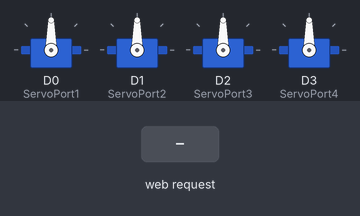
A sketch run on a simulated ESP8266 (NodeMCU). Parts: 4 × servo. The inputs (shaded band) are chosen by the test bench. What the sketch prints to the serial monitor is not drawn.

Above: at 1.7 s.
1.8 s: HTTP request GET /setPOS received
At 2.5 s:
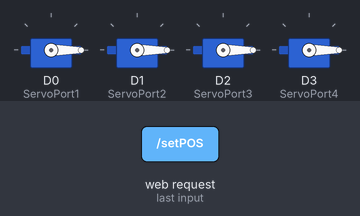
3.3 s: HTTP request GET /setPOS?servoPOS1=120 received
At 3.6 s:
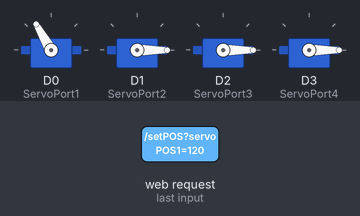
4.8 s: HTTP request GET /setPOS?servoPOS2=120 received
At 5.9 s:
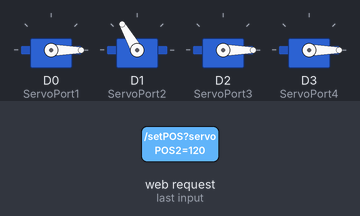
6.3 s: HTTP request GET /setPOS?servoPOS3=120 received
At 7.1 s:
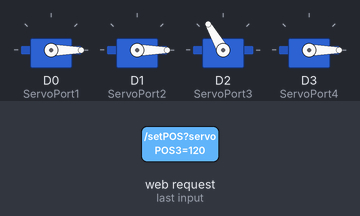
7.8 s: HTTP request GET /setPOS?servoPOS1=120&servoPOS2=120&servoPOS3=120 received
At 8.2 s:
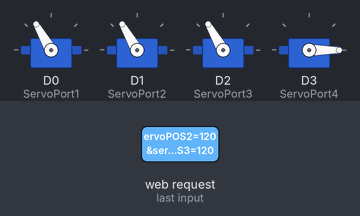
9.3 s: HTTP request GET /setPOS?servoPOS1=0 received
At 10.6 s:
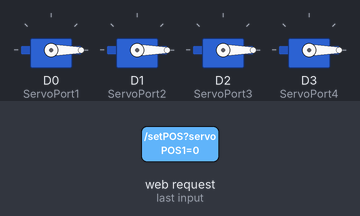
Timing chart, 0 to 11.8 s (numbered marks = the images above; inputs shaded):
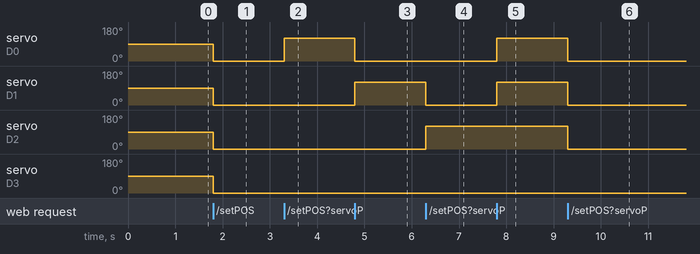

The sketch:

nodeMCUAP.ino
```cpp
#include <ESP8266WiFi.h>
#include <WiFiClient.h>
#include <ESP8266WebServer.h>
#include <Servo.h>

#include "WebHtml.h";

#define ServoPort1 D0
#define ServoPort2 D1
#define ServoPort3 D2
#define ServoPort4 D3

const char* ssid = "";
const char* password = "";

Servo myservo1, myservo2, myservo3, myservo4;
ESP8266WebServer server(80);

void handleRoot() {
 String s = MAIN_page; //Ler o conteudo HTML
 //server.send(200, "text/html", s); //Envia pagina da web

  server.send(200, "text/html", MAIN_page); //--> Envia pagina da web
}

void handleServo(){
  String POS1 = server.arg("servoPOS1");
  int pos1 = POS1.toInt();
  myservo1.write(pos1);

  String POS2 = server.arg("servoPOS2");
  int pos2 = POS2.toInt();
  myservo2.write(pos2);

  String POS3 = server.arg("servoPOS3");
  int pos3 = POS3.toInt();
  myservo3.write(pos3);

  String POS4 = server.arg("servoPOS4");
  int pos4 = POS4.toInt();
  myservo4.write(pos4);

  delay(15);
  server.send(200, "text/plane","");
}

void setup() {
  Serial.begin(115200);
  delay(500);

  myservo1.attach(ServoPort1);
  myservo2.attach(ServoPort2);
  myservo3.attach(ServoPort3);
  myservo4.attach(ServoPort4);

  WiFi.softAP(ssid, password);

  IPAddress apip = WiFi.softAPIP();
  Serial.print("Conecte seu laptop / celular wifi a este ponto de acesso NodeMCU : "); // cole o IP do esp para inciar a comunicação
  Serial.println(ssid);
  Serial.print("Entre com esse IP : ");
  Serial.print(apip);
  Serial.println(" No seu browser.");

  server.on("/",handleRoot);
  server.on("/setPOS",handleServo);
  server.begin();
  Serial.println("HTTP server iniciado");
}

void loop() {
 server.handleClient();
}
```

WebHtml.h
```cpp
const char MAIN_page[] PROGMEM = R"=====(
<!DOCTYPE html>
<html>
  <head>
    <meta name="viewport" content="width=device-width, initial-scale=1">
    <style>

h1 {
  font-family: arial;
  font-size: 20px;
  text-align: center;
  background: #ccc;
  display: inline-block;
  padding: 7px;
}
body {
  margin: 0;
  padding: 0;
  text-align: center;
  color: #222;
}
label {
  display: block;
  margin-top: 20px;
}
input {
  width: 50%;
}


    </style>
  </head>
  <body>

    <h1>IoT Arm - Belinski</h1>
    <br><br>
    <div class="container">
    <div class="leftside wfxc">
      <div class="slidecontainer">
        <label>Rotacao</label>
        <input type="range" min="0" max="180" value="90" id="myRange">
      </div>

      <div class="slidecontainer">
        <label>Garra</label>
        <input type="range" min="0" max="180" value="90" id="myRange1">
      </div>
    </div>
    <div class="rightside wfxc">
      <div class="slidecontainer">
      <label>Cima - Baixo</label>
        <input type="range" min="0" max="90" value="90" id="myRange2"/>
      </div>

      <div class="slidecontainer">
      <label>Frente - volta</label>
        <input type="range" min="0" max="60" value="90" id="myRange3"/>
      </div>
    </div>
    </div>

    <script>
      function sendData(pos1,pos2,pos3,pos4) {
        var xhttp = new XMLHttpRequest();
        xhttp.onreadystatechange = function() {
          if (this.readyState == 4 && this.status == 200) {
            console.log(this.responseText);
          }
        };
        xhttp.open("GET", "setPOS?servoPOS1="+pos1+"&servoPOS2="+pos2+"&servoPOS3="+pos3+"&servoPOS4="+pos4, true);
        xhttp.send();
      }

    var s1=0,s2=0,s3=0,s4=0;

      var slider1 = document.getElementById("myRange");
      var slider2 = document.getElementById("myRange1");
      var slider3 = document.getElementById("myRange2");
      var slider4 = document.getElementById("myRange3");
      //var output = document.getElementById("demo");
      //output.innerHTML = slider.value;

      slider1.oninput = function() {
        //output.innerHTML = this.value;
    s1 = slider1.value;
        sendData(s1, s2, s3, s4);
      }
    slider2.oninput = function() {
        //output.innerHTML = this.value;
    s2 = slider2.value;
        sendData(s1, s2, s3, s4);
      }
    slider3.oninput = function() {
        //output.innerHTML = this.value;
    s3 = slider3.value;
        sendData(s1, s2, s3, s4);
      }
    slider4.oninput = function() {
        //output.innerHTML = this.value;
    s4 = slider4.value;
        sendData(s1, s2, s3, s4);
      }
    </script>

  </body>
</html>
)=====";
```

Measured:
- after the input at 1.8 s, servo on D0 (ServoPort1), servo on D1 (ServoPort2), servo on D2 (ServoPort3), servo on D3 (ServoPort4): 90° → 0° at once
- after the input at 3.3 s, servo on D0 (ServoPort1): 0° → 120° at once
- after the input at 4.8 s, servo on D0 (ServoPort1): 120° → 0° at once; servo on D1 (ServoPort2): 0° → 120° at once
- after the input at 6.3 s, servo on D1 (ServoPort2): 120° → 0° at once; servo on D2 (ServoPort3): 0° → 120° at once
- after the input at 7.8 s, servo on D0 (ServoPort1), servo on D1 (ServoPort2): 0° → 120° at once
- after the input at 9.3 s, servo on D0 (ServoPort1), servo on D1 (ServoPort2), servo on D2 (ServoPort3): 120° → 0° at once
